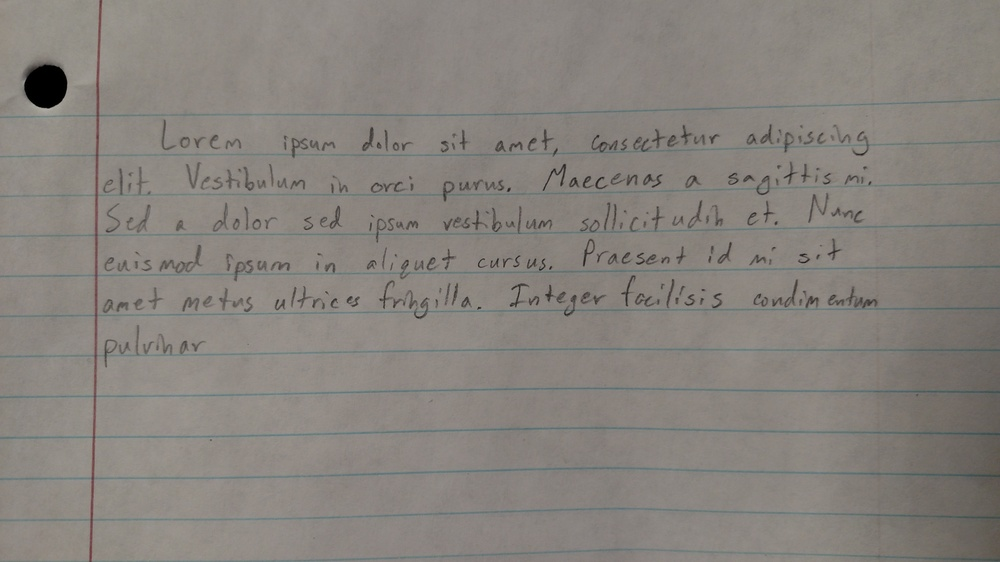
#> input picture test2.jpg, 1000 x 562 px, shrunk from 5248 x 2952 before the run
$ python 'Canny Edge Detection.py'
#> lines starting #> are read from the running program, lines starting #| are printed output that depends on the picture; after the words box and inside, x2 and y2 are one past the last pixel; in counts of white or black regions, pixels touching at a corner belong together
import cv2
import numpy as np
from matplotlib import pyplot as plt

a = 17

img = cv2.imread('test2.jpg', 0)
#> img: shape (562, 1000); min 0, max 179, mean 131.3
edges = cv2.Canny(img, a, a*5)
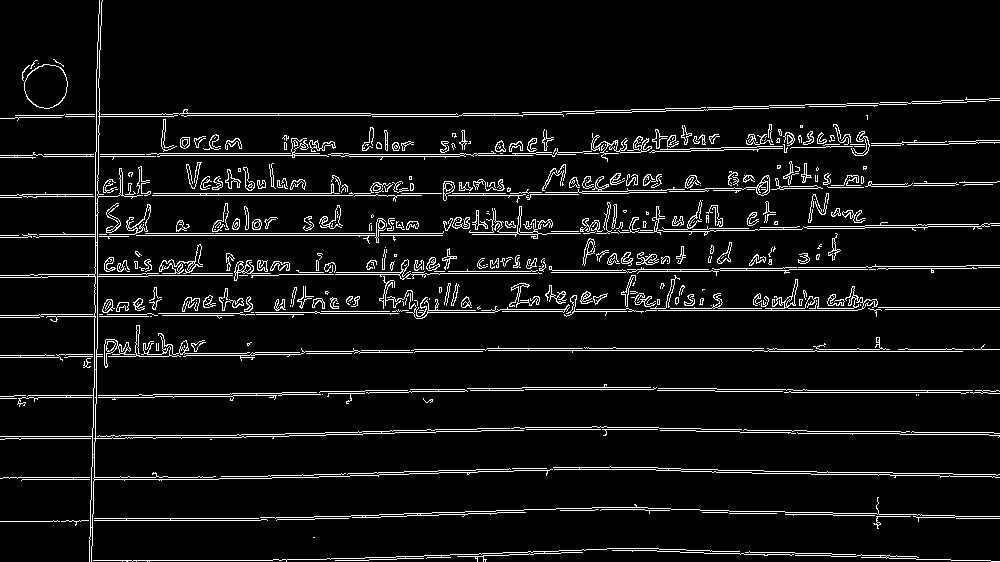
#> edges: shape (562, 1000); 6.6% white in thin lines or dots
# [4 lines of commented-out code are left out]
plt.imshow(edges, 'gray')
plt.title('Edge Image'), plt.xticks([]), plt.yticks([])
plt.show()

plt.ion()

# [5 lines of commented-out code are left out]

$ run again, with image.jpg copied over test2.jpg
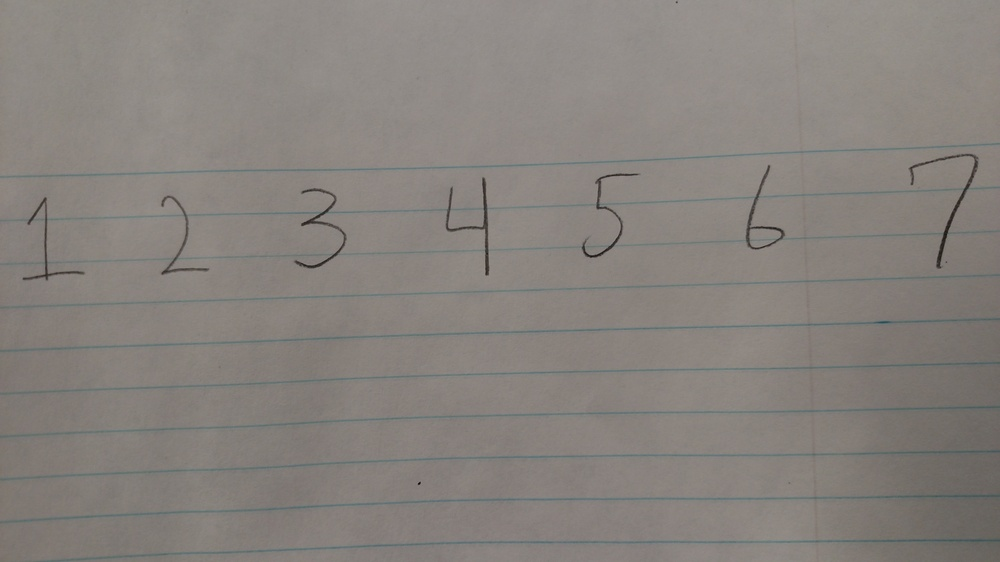
#> input picture image.jpg, 1000 x 562 px, shrunk from 5248 x 2952 before the run
#> `edges = cv2.Canny(img, a, a*5)`:
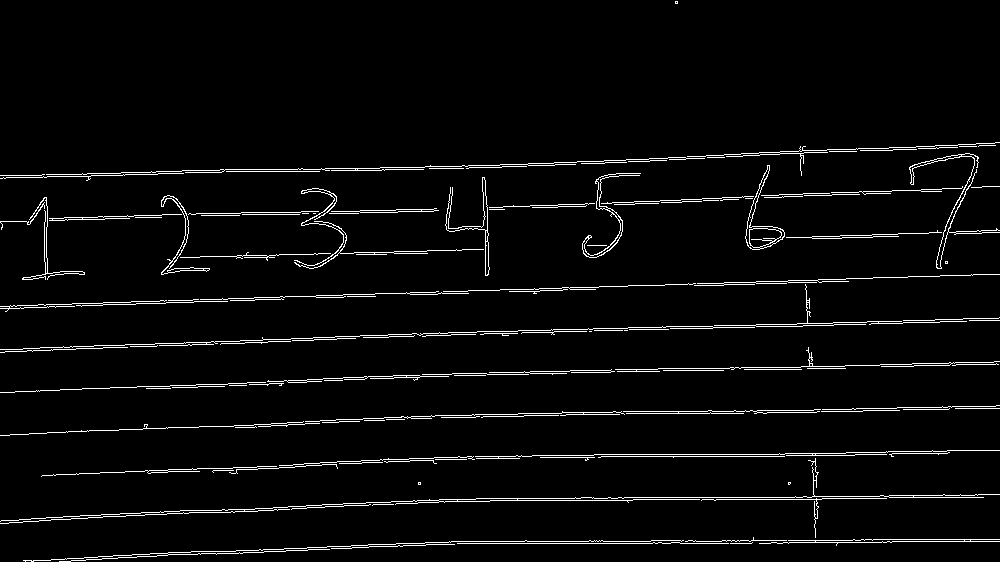
#> edges: shape (562, 1000); 3.6% white in thin lines or dots

$ run again, with numbers.jpg copied over test2.jpg
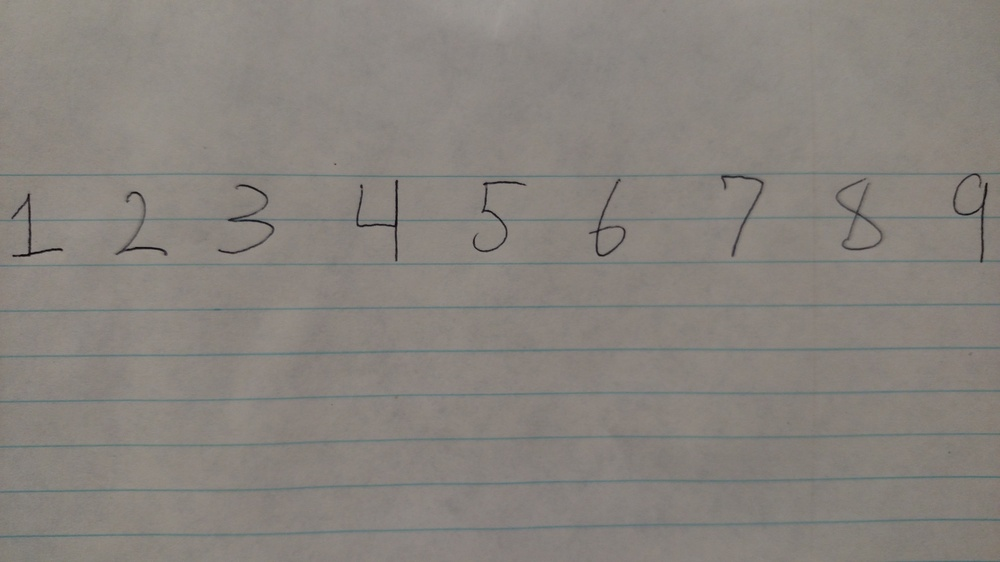
#> input picture numbers.jpg, 1000 x 562 px, shrunk from 5248 x 2952 before the run
#> `edges = cv2.Canny(img, a, a*5)`:
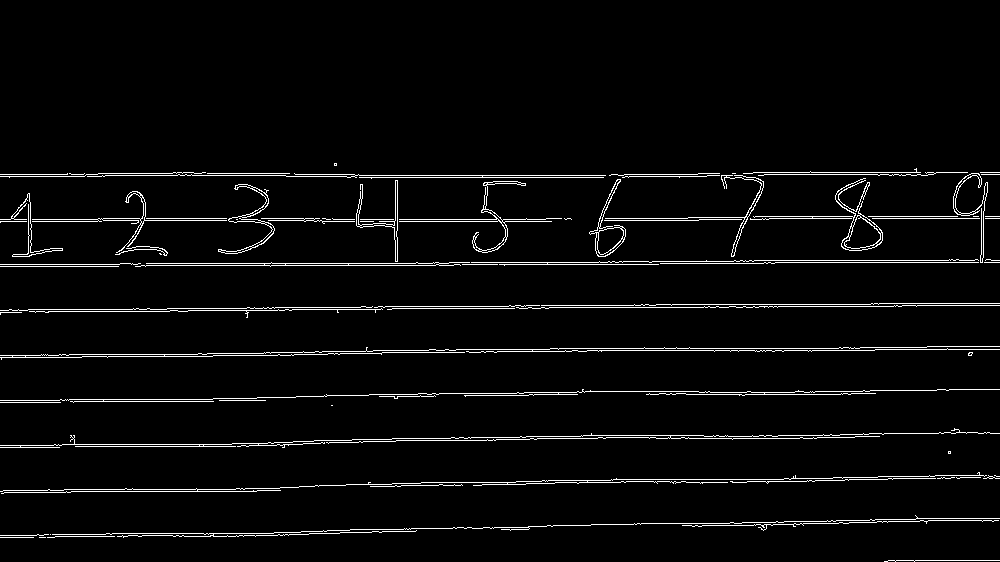
#> edges: shape (562, 1000); 3.6% white in thin lines or dots, all inside (x1, y1, x2, y2) = (0, 163, 1000, 562)

$ run again, with numbers2.jpg copied over test2.jpg
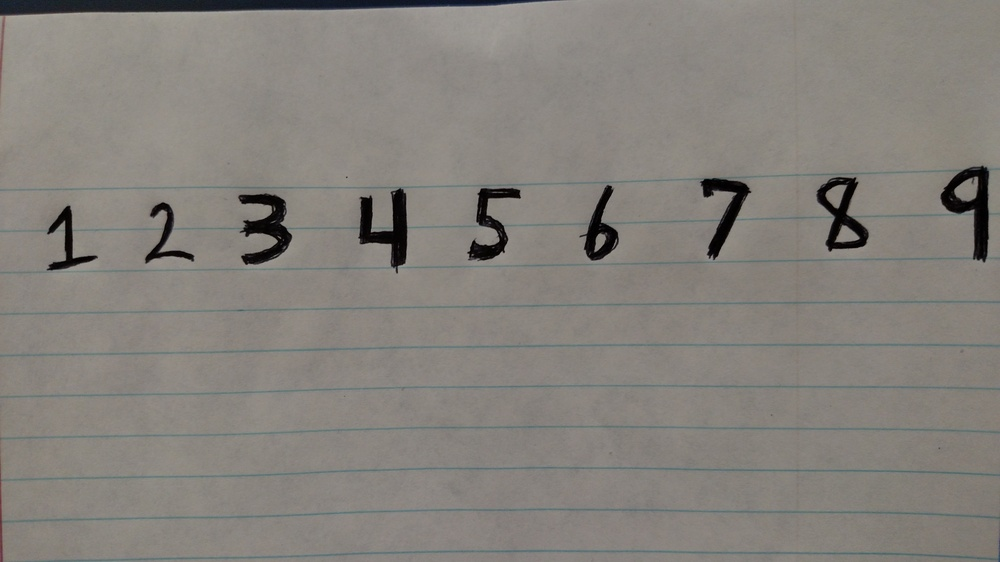
#> input picture numbers2.jpg, 1000 x 562 px, shrunk from 5248 x 2952 before the run
#> `edges = cv2.Canny(img, a, a*5)`:
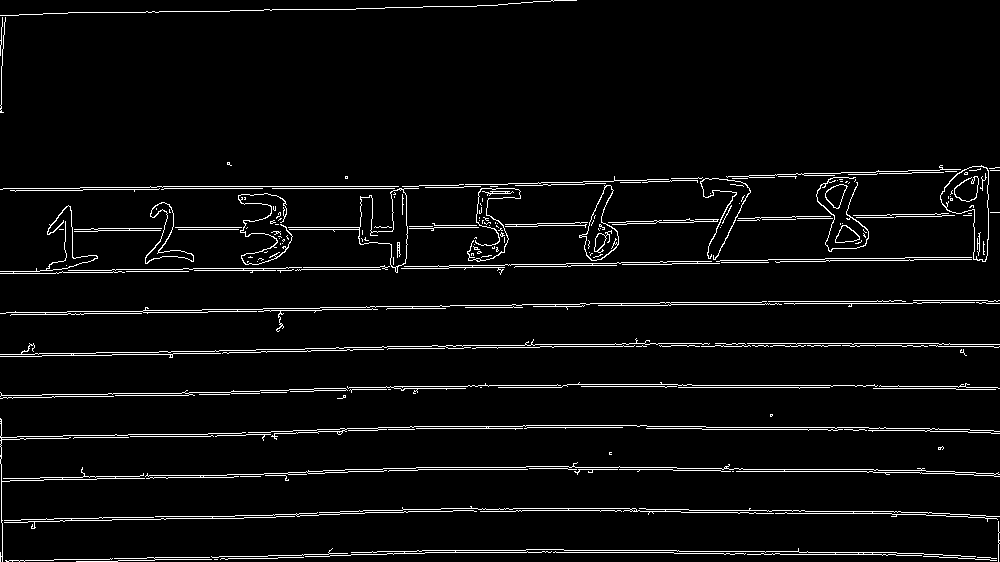
#> edges: shape (562, 1000); 4.3% white in thin lines or dots
